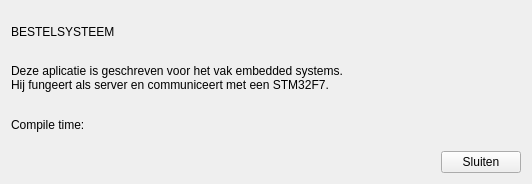
<?xml version="1.0" encoding="UTF-8"?>
<ui version="4.0">
 <class>about</class>
 <widget class="QWidget" name="about">
  <property name="geometry">
   <rect>
    <x>0</x>
    <y>0</y>
    <width>532</width>
    <height>184</height>
   </rect>
  </property>
  <property name="windowTitle">
   <string>Form</string>
  </property>
  <layout class="QVBoxLayout" name="verticalLayout">
   <item>
    <widget class="QLabel" name="label_2">
     <property name="text">
      <string>BESTELSYSTEEM</string>
     </property>
    </widget>
   </item>
   <item>
    <widget class="QLabel" name="label">
     <property name="text">
      <string>Deze aplicatie is geschreven voor het vak embedded systems.
Hij fungeert als server en communiceert met een STM32F7.</string>
     </property>
    </widget>
   </item>
   <item>
    <widget class="QLabel" name="compileTime">
     <property name="text">
      <string>Compile time:</string>
     </property>
    </widget>
   </item>
   <item>
    <layout class="QHBoxLayout" name="horizontalLayout">
     <item>
      <spacer name="horizontalSpacer">
       <property name="orientation">
        <enum>Qt::Horizontal</enum>
       </property>
       <property name="sizeHint" stdset="0">
        <size>
         <width>40</width>
         <height>20</height>
        </size>
       </property>
      </spacer>
     </item>
     <item>
      <widget class="QPushButton" name="pushButton">
       <property name="text">
        <string>Sluiten</string>
       </property>
      </widget>
     </item>
    </layout>
   </item>
  </layout>
 </widget>
 <resources/>
 <connections/>
</ui>
